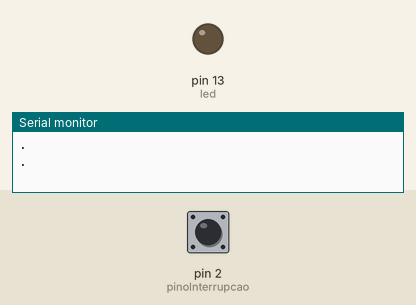
The sketch below on a simulated Arduino Uno, built with avr-gcc and run on an emulated ATmega328P. Shown: output pins drawn as LEDs (lit = HIGH), the last lines printed to the serial monitor. The test bench sets the inputs (shaded band); at power-on: pin 2 (pinoInterrupcao) HIGH.

Above: at 1.2 s.
1.3 s: pin 2 (pinoInterrupcao) pulled LOW for 0.15 s
At 2.3 s:
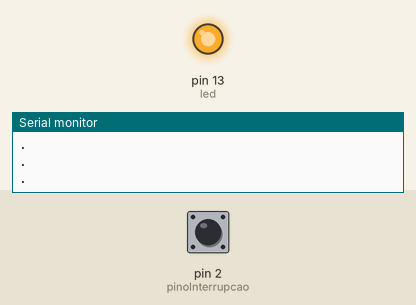
2.9 s: pin 2 (pinoInterrupcao) pulled LOW for 3.2 s
At 4.0 s:
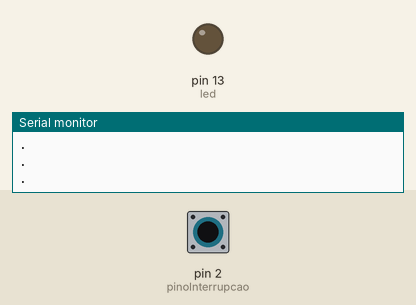
Timing chart, 0 to 7.6 s (numbered marks = the images above; inputs shaded):
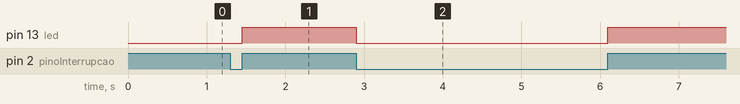

Measured:
- after the input at 1.3 s, pin 13 (led): LOW → HIGH after 0.15 s
- after the input at 2.9 s, pin 13 (led): HIGH → LOW at once, → HIGH 3.2 s later

The sketch:

interrupcaoExemplo.ino
```cpp
const int led = 13;
const int pinoInterrupcao = 2;
volatile int est = LOW;

void setup() {
  // put your setup code here, to run once:
  Serial.begin(9600);
  pinMode(led, OUTPUT);
  pinMode(pinoInterrupcao, INPUT_PULLUP);
  attachInterrupt(digitalPinToInterrupt(pinoInterrupcao), atualizaLed, CHANGE);
}

void loop() {
  // put your main code here, to run repeatedly:
  Serial.println(".");
  delay(1000);
}

void atualizaLed() {
  est = digitalRead(pinoInterrupcao);
  digitalWrite(led, est);
}
```
